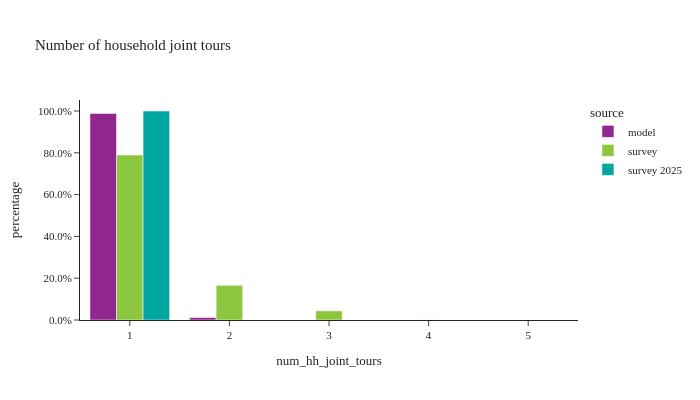

This figure's notebook cell:
### Code cell
util.plot_share_barchart(joint_hh_data, 'hh_weight', 'num_hh_joint_tours', title="Number of household joint tours")

### Figure 1 — Plotly figure (JSON) as saved in the notebook; plotly's stock layout.template omitted (floating-point values rounded to 4 significant figures)
{"data": [{"alignmentgroup": "True", "customdata": [[117724], [1393]], "hovertemplate": "source=model<br>num_hh_joint_tours=%{x}<br>percentage=%{y}<br>sample_size=%{customdata[0]}<extra></extra>", "legendgroup": "model", "marker": {"color": "#91268F", "pattern": {"shape": ""}}, "name": "model", "offsetgroup": "model", "orientation": "v", "showlegend": true, "textposition": "auto", "type": "bar", "x": [1.0, 2.0], "xaxis": "x", "y": [0.9883, 0.01169], "yaxis": "y"}, {"alignmentgroup": "True", "customdata": [[440], [94], [26], [4], [1]], "hovertemplate": "source=survey<br>num_hh_joint_tours=%{x}<br>percentage=%{y}<br>sample_size=%{customdata[0]}<extra></extra>", "legendgroup": "survey", "marker": {"color": "#8CC63E", "pattern": {"shape": ""}}, "name": "survey", "offsetgroup": "survey", "orientation": "v", "showlegend": true, "textposition": "auto", "type": "bar", "x": [1.0, 2.0, 3.0, 4.0, 5.0], "xaxis": "x", "y": [0.7892, 0.166, 0.04391, 0.0007399, 0.0001121], "yaxis": "y"}, {"alignmentgroup": "True", "customdata": [[24]], "hovertemplate": "source=survey 2025<br>num_hh_joint_tours=%{x}<br>percentage=%{y}<br>sample_size=%{customdata[0]}<extra></extra>", "legendgroup": "survey 2025", "marker": {"color": "#00A7A0", "pattern": {"shape": ""}}, "name": "survey 2025", "offsetgroup": "survey 2025", "orientation": "v", "showlegend": true, "textposition": "auto", "type": "bar", "x": [1.0], "xaxis": "x", "y": [1.0], "yaxis": "y"}], "layout": {"barmode": "group", "height": 400, "legend": {"title": {"text": "source"}, "tracegroupgap": 0}, "title": {"text": "Number of household joint tours"}, "width": 700, "xaxis": {"anchor": "y", "domain": [0.0, 1.0], "title": {"text": "num_hh_joint_tours"}}, "yaxis": {"anchor": "x", "domain": [0.0, 1.0], "tickformat": ".1%", "title": {"text": "percentage"}}}}
